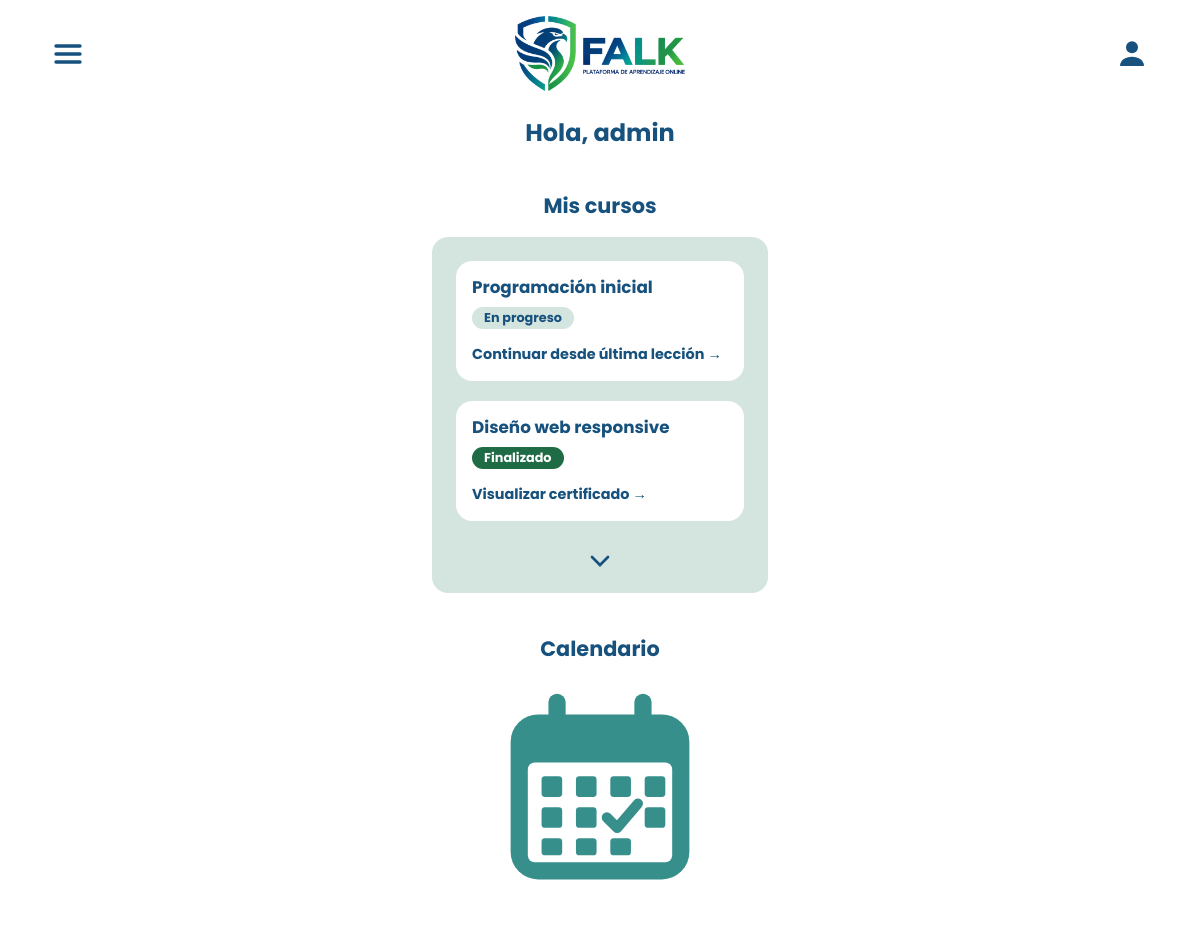
/pages-back/home.php (signed in), run on the app's committed database.
### tables this page shows
CREATE TABLE `cursos` (
  `id` int(11) NOT NULL,
  `user_id` int(11) NOT NULL,
  `nombre` varchar(255) NOT NULL,
  `estado` enum('en_progreso','finalizado') DEFAULT 'en_progreso',
  `fecha_fin` date DEFAULT NULL
);

### config/cursos-mock.php (called while the page is built, shortened)
<?php
function obtenerCursosDeUsuario(int $user_id): array {
    try {
        $pdo = DB::getConnection();
        $sql = "SELECT id, nombre, estado, fecha_fin FROM cursos WHERE user_id = ?";
        $stmt = $pdo->prepare($sql);
        $stmt->execute([$user_id]);
        return $stmt->fetchAll();
    } catch (PDOException $e) {
        return [];
    }
}
?>

### pages-back/home.php (the view, shortened to what this page needs)
<?php
require_once __DIR__ . '/../config/cursos-mock.php';
$usuario_id = $_SESSION['user_id'];
$cursos_del_usuario = obtenerCursosDeUsuario($usuario_id);
?>
<!DOCTYPE html>
<html lang="es">
<head>
    <link rel="stylesheet" href="../styles/styles.css">
</head>
<body>
    <header class="barra-superior">
        <button type="button" class="boton-icono" id="boton-menu" aria-label="Abrir menú" aria-expanded="false" aria-controls="menu-principal">
            <svg viewBox="0 0 24 24" fill="none" stroke="currentColor" stroke-width="2.5" stroke-linecap="round" aria-hidden="true">
                <line x1="3" y1="6" x2="21" y2="6" />
                <line x1="3" y1="12" x2="21" y2="12" />
                <line x1="3" y1="18" x2="21" y2="18" />
            </svg>
        </button>
        <img src="../pictures/logo-falk.png" alt="FALK - Plataforma de aprendizaje online" class="logo">
        <a href="perfil.php" class="boton-icono" aria-label="Mi perfil">
            <svg viewBox="0 0 24 24" fill="currentColor" aria-hidden="true">
                <circle cx="12" cy="7" r="4.5" />
                <path d="M3 21c0-4.4 4-7 9-7s9 2.6 9 7z" />
            </svg>
        </a>
    </header>
    <main class="contenedor-principal">
        <section class="seccion-home">
            <h1>Hola, <?= htmlspecialchars($_SESSION['username'], ENT_QUOTES, 'UTF-8') ?></h1>
        </section>
        <section class="seccion-home">
            <h2>Mis cursos</h2>
            <div class="contenedor-cursos">
                <?php
                $contador = 0;
                if (empty($cursos_del_usuario)) {
                    echo '<p class="sin-cursos">No estás inscripto en ningún curso todavía.</p>';
                } else {
                    foreach ($cursos_del_usuario as $curso) {
                        $contador++;
                        $clasesCss = "tarjeta-curso";
                        if ($contador > 2) {
                            $clasesCss .= " curso-extra oculto";
                        }
                        $estadoCss = ($curso['estado'] === 'finalizado') ? 'finalizado' : 'en-progreso';
                        $estadoTexto = ($curso['estado'] === 'finalizado') ? 'Finalizado' : 'En progreso';
                        $enlace = ($curso['estado'] === 'finalizado')
                            ? "certificado.php?curso=" . urlencode((string) $curso['id'])
                            : "curso.php?curso=" . urlencode((string) $curso['id']);
                        $textoEnlace = ($curso['estado'] === 'finalizado') ? "Visualizar certificado" : "Continuar desde última lección";
                ?>
                        <article class="<?php echo $clasesCss; ?>">
                            <h3><?php echo htmlspecialchars($curso['nombre']); ?></h3>
                            <p class="estado-curso <?php echo $estadoCss; ?>"><?php echo $estadoTexto; ?></p>
                            <a href="<?php echo $enlace; ?>" class="accion-curso"><?php echo $textoEnlace; ?> <span aria-hidden="true">→</span></a>
                        </article>
                <?php
                    }
                }
                ?>
                <?php if (!empty($cursos_del_usuario) && count($cursos_del_usuario) > 2): ?>
                    <button type="button" id="btn-mostrar-mas" class="boton-icono boton-desplegable" aria-label="Ver más cursos" aria-expanded="false"> <svg viewBox="0 0 24 24" fill="none" stroke="currentColor" stroke-width="2" stroke-linecap="round" aria-hidden="true">
                            <polyline points="6 9 12 15 18 9" />
                        </svg>
                    </button>
                <?php endif; ?>
            </div>
        </section>
        <section class="seccion-home">
            <h2>Calendario</h2>
            <a href="calendario.php" class="calendario" aria-label="Ver calendario">
            </a>
        </section>
    </main>
</body>
</html>

### styles/styles.css (style rules this page uses)
* { margin: 0; padding: 0; box-sizing: border-box; }
body { background-color: #C2D9D1; font-family: "Poppins", Arial, sans-serif; color: #17517D; width: 100%; min-height: 100vh; }
.logo { width: 100%; max-width: 330px; height: auto; }
.barra-superior { display: flex; background-color: #FFFFFF; width: 100%; flex-direction: row; justify-content: space-between; align-items: center; padding: 16px 24px; gap: 16px; }
.barra-superior .logo { max-width: 170px; }
.boton-icono { display: flex; background: none; border: none; color: #17517D; cursor: pointer; padding: 4px; transition: transform 0.15s ease; }
.boton-icono svg { width: 32px; height: 32px; }
#boton-menu { position: relative; z-index: 11; }
.contenedor-principal { background-color: #FFFFFF; min-height: 100vh; }
.seccion-home { display: flex; max-width: 400px; text-align: center; flex-direction: column; align-items: center; padding: 8px 32px 32px; margin: 0 auto; gap: 16px; }
.seccion-home h2 { font-size: 1.3rem; font-weight: 700; }
.contenedor-cursos { display: flex; background-color: #D4E4DE; border-radius: 16px; width: 100%; flex-direction: column; align-items: center; padding: 24px 24px 12px; gap: 20px; }
.tarjeta-curso { display: flex; background-color: #FFFFFF; border-radius: 16px; width: 100%; min-height: 120px; text-align: left; flex-direction: column; align-items: flex-start; padding: 16px; gap: 8px; }
.tarjeta-curso h3 { font-size: 1.05rem; line-height: 1.3; }
.estado-curso { font-size: 0.8rem; font-weight: 700; border-radius: 999px; padding: 2px 12px; }
.estado-curso.en-progreso { color: #17517D; background-color: #D4E4DE; }
.estado-curso.finalizado { color: #FFFFFF; background-color: #1E6B45; }
.accion-curso { margin-top: auto; font-size: 0.9rem; font-weight: 700; color: #17517D; text-decoration: none; }
.calendario { color: #368F8A; }
.calendario svg { width: 220px; max-width: 100%; height: auto; }
.boton-desplegable { transition: transform 0.3s ease; }
@media (min-width: 768px) { .logo { max-width: 380px; } }
@media (min-width: 768px) { .barra-superior { padding: 16px 48px; gap: 16px; } }

### data on the page
cursos: nombre "Programación inicial", estado "En progreso", estado "Continuar desde última lección"
cursos: nombre "Diseño web responsive", estado "Finalizado", estado "Visualizar certificado"

### other printed values
$_SESSION['username'] "admin"
